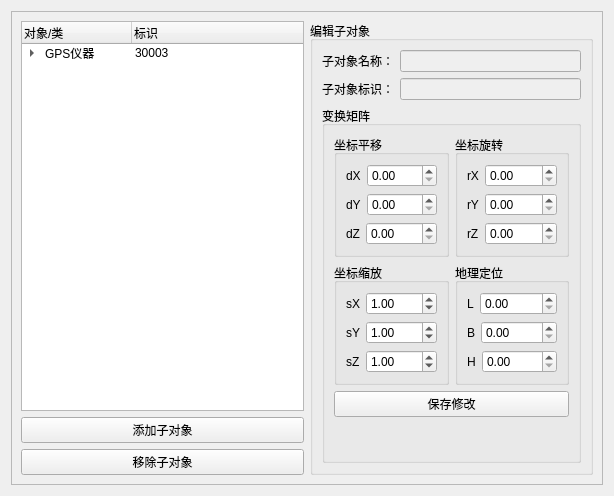
<?xml version="1.0" encoding="UTF-8"?>
<ui version="4.0">
 <class>ObjectComposeWidget</class>
 <widget class="QWidget" name="ObjectComposeWidget">
  <property name="geometry">
   <rect>
    <x>0</x>
    <y>0</y>
    <width>614</width>
    <height>496</height>
   </rect>
  </property>
  <property name="windowTitle">
   <string>对象组成结构</string>
  </property>
  <layout class="QGridLayout" name="gridLayout_10">
   <item row="0" column="0">
    <widget class="QScrollArea" name="scrollArea">
     <property name="widgetResizable">
      <bool>true</bool>
     </property>
     <widget class="QWidget" name="scrollAreaWidgetContents">
      <property name="geometry">
       <rect>
        <x>0</x>
        <y>0</y>
        <width>590</width>
        <height>472</height>
       </rect>
      </property>
      <layout class="QGridLayout" name="gridLayout_9">
       <item row="0" column="0">
        <layout class="QHBoxLayout" name="horizontalLayout">
         <item>
          <layout class="QVBoxLayout" name="verticalLayout_6">
           <item>
            <widget class="QTreeWidget" name="treeWidget">
             <attribute name="headerVisible">
              <bool>true</bool>
             </attribute>
             <attribute name="headerDefaultSectionSize">
              <number>110</number>
             </attribute>
             <attribute name="headerMinimumSectionSize">
              <number>40</number>
             </attribute>
             <column>
              <property name="text">
               <string>对象/类</string>
              </property>
             </column>
             <column>
              <property name="text">
               <string>标识</string>
              </property>
             </column>
             <item>
              <property name="text">
               <string>GPS仪器</string>
              </property>
              <property name="icon">
               <iconset resource="../ModelingTool.qrc">
                <normaloff>:/ModelingTool/Images/class.png</normaloff>:/ModelingTool/Images/class.png</iconset>
              </property>
              <property name="text">
               <string>30003</string>
              </property>
              <item>
               <property name="text">
                <string>GPS-11</string>
               </property>
               <property name="icon">
                <iconset resource="../ModelingTool.qrc">
                 <normaloff>:/ModelingTool/Images/object.png</normaloff>:/ModelingTool/Images/object.png</iconset>
               </property>
               <property name="text">
                <string>30011</string>
               </property>
              </item>
             </item>
            </widget>
           </item>
           <item>
            <widget class="QPushButton" name="pushButton_addPart">
             <property name="text">
              <string>添加子对象</string>
             </property>
             <property name="icon">
              <iconset resource="../ModelingTool.qrc">
               <normaloff>:/ModelingTool/Images/add.png</normaloff>:/ModelingTool/Images/add.png</iconset>
             </property>
            </widget>
           </item>
           <item>
            <widget class="QPushButton" name="pushButton_removePart">
             <property name="text">
              <string>移除子对象</string>
             </property>
             <property name="icon">
              <iconset resource="../ModelingTool.qrc">
               <normaloff>:/ModelingTool/Images/remove_circle.png</normaloff>:/ModelingTool/Images/remove_circle.png</iconset>
             </property>
            </widget>
           </item>
          </layout>
         </item>
         <item>
          <widget class="QGroupBox" name="groupBox">
           <property name="title">
            <string>编辑子对象</string>
           </property>
           <layout class="QGridLayout" name="gridLayout_8">
            <item row="0" column="0">
             <layout class="QVBoxLayout" name="verticalLayout_3">
              <item>
               <layout class="QGridLayout" name="gridLayout_7">
                <item row="0" column="0">
                 <widget class="QLabel" name="label">
                  <property name="text">
                   <string>子对象名称：</string>
                  </property>
                 </widget>
                </item>
                <item row="0" column="1">
                 <widget class="QLineEdit" name="lineEdit_partName">
                  <property name="enabled">
                   <bool>false</bool>
                  </property>
                 </widget>
                </item>
                <item row="1" column="0">
                 <widget class="QLabel" name="label_2">
                  <property name="text">
                   <string>子对象标识：</string>
                  </property>
                 </widget>
                </item>
                <item row="1" column="1">
                 <widget class="QLineEdit" name="lineEdit_partOID">
                  <property name="enabled">
                   <bool>false</bool>
                  </property>
                 </widget>
                </item>
               </layout>
              </item>
              <item>
               <widget class="QGroupBox" name="groupBox_3">
                <property name="title">
                 <string>变换矩阵</string>
                </property>
                <layout class="QGridLayout" name="gridLayout_6">
                 <item row="0" column="0">
                  <layout class="QGridLayout" name="gridLayout_2">
                   <item row="0" column="0">
                    <widget class="QGroupBox" name="groupBox_4">
                     <property name="title">
                      <string>坐标平移</string>
                     </property>
                     <layout class="QGridLayout" name="gridLayout">
                      <item row="0" column="0">
                       <layout class="QVBoxLayout" name="verticalLayout">
                        <item>
                         <layout class="QHBoxLayout" name="horizontalLayout_6">
                          <item>
                           <widget class="QLabel" name="label_5">
                            <property name="text">
                             <string>dX</string>
                            </property>
                           </widget>
                          </item>
                          <item>
                           <widget class="QDoubleSpinBox" name="doubleSpinBox_dX">
                            <property name="sizePolicy">
                             <sizepolicy hsizetype="Expanding" vsizetype="Fixed">
                              <horstretch>0</horstretch>
                              <verstretch>0</verstretch>
                             </sizepolicy>
                            </property>
                           </widget>
                          </item>
                         </layout>
                        </item>
                        <item>
                         <layout class="QHBoxLayout" name="horizontalLayout_10">
                          <item>
                           <widget class="QLabel" name="label_6">
                            <property name="text">
                             <string>dY</string>
                            </property>
                           </widget>
                          </item>
                          <item>
                           <widget class="QDoubleSpinBox" name="doubleSpinBox_dY">
                            <property name="sizePolicy">
                             <sizepolicy hsizetype="Expanding" vsizetype="Fixed">
                              <horstretch>0</horstretch>
                              <verstretch>0</verstretch>
                             </sizepolicy>
                            </property>
                           </widget>
                          </item>
                         </layout>
                        </item>
                        <item>
                         <layout class="QHBoxLayout" name="horizontalLayout_11">
                          <item>
                           <widget class="QLabel" name="label_7">
                            <property name="text">
                             <string>dZ</string>
                            </property>
                           </widget>
                          </item>
                          <item>
                           <widget class="QDoubleSpinBox" name="doubleSpinBox_dZ">
                            <property name="sizePolicy">
                             <sizepolicy hsizetype="Expanding" vsizetype="Fixed">
                              <horstretch>0</horstretch>
                              <verstretch>0</verstretch>
                             </sizepolicy>
                            </property>
                           </widget>
                          </item>
                         </layout>
                        </item>
                       </layout>
                      </item>
                     </layout>
                    </widget>
                   </item>
                   <item row="0" column="1">
                    <widget class="QGroupBox" name="groupBox_5">
                     <property name="title">
                      <string>坐标旋转</string>
                     </property>
                     <layout class="QGridLayout" name="gridLayout_3">
                      <item row="0" column="0">
                       <layout class="QVBoxLayout" name="verticalLayout_2">
                        <item>
                         <layout class="QHBoxLayout" name="horizontalLayout_12">
                          <item>
                           <widget class="QLabel" name="label_8">
                            <property name="text">
                             <string>rX</string>
                            </property>
                           </widget>
                          </item>
                          <item>
                           <widget class="QDoubleSpinBox" name="doubleSpinBox_rX">
                            <property name="sizePolicy">
                             <sizepolicy hsizetype="Expanding" vsizetype="Fixed">
                              <horstretch>0</horstretch>
                              <verstretch>0</verstretch>
                             </sizepolicy>
                            </property>
                           </widget>
                          </item>
                         </layout>
                        </item>
                        <item>
                         <layout class="QHBoxLayout" name="horizontalLayout_13">
                          <item>
                           <widget class="QLabel" name="label_9">
                            <property name="text">
                             <string>rY</string>
                            </property>
                           </widget>
                          </item>
                          <item>
                           <widget class="QDoubleSpinBox" name="doubleSpinBox_rY">
                            <property name="sizePolicy">
                             <sizepolicy hsizetype="Expanding" vsizetype="Fixed">
                              <horstretch>0</horstretch>
                              <verstretch>0</verstretch>
                             </sizepolicy>
                            </property>
                           </widget>
                          </item>
                         </layout>
                        </item>
                        <item>
                         <layout class="QHBoxLayout" name="horizontalLayout_14">
                          <item>
                           <widget class="QLabel" name="label_10">
                            <property name="text">
                             <string>rZ</string>
                            </property>
                           </widget>
                          </item>
                          <item>
                           <widget class="QDoubleSpinBox" name="doubleSpinBox_rZ">
                            <property name="sizePolicy">
                             <sizepolicy hsizetype="Expanding" vsizetype="Fixed">
                              <horstretch>0</horstretch>
                              <verstretch>0</verstretch>
                             </sizepolicy>
                            </property>
                           </widget>
                          </item>
                         </layout>
                        </item>
                       </layout>
                      </item>
                     </layout>
                    </widget>
                   </item>
                   <item row="1" column="0">
                    <widget class="QGroupBox" name="groupBox_6">
                     <property name="title">
                      <string>坐标缩放</string>
                     </property>
                     <layout class="QGridLayout" name="gridLayout_4">
                      <item row="0" column="0">
                       <layout class="QVBoxLayout" name="verticalLayout_4">
                        <item>
                         <layout class="QHBoxLayout" name="horizontalLayout_15">
                          <item>
                           <widget class="QLabel" name="label_11">
                            <property name="text">
                             <string>sX</string>
                            </property>
                           </widget>
                          </item>
                          <item>
                           <widget class="QDoubleSpinBox" name="doubleSpinBox_sX">
                            <property name="sizePolicy">
                             <sizepolicy hsizetype="Expanding" vsizetype="Fixed">
                              <horstretch>0</horstretch>
                              <verstretch>0</verstretch>
                             </sizepolicy>
                            </property>
                            <property name="value">
                             <double>1.000000000000000</double>
                            </property>
                           </widget>
                          </item>
                         </layout>
                        </item>
                        <item>
                         <layout class="QHBoxLayout" name="horizontalLayout_16">
                          <item>
                           <widget class="QLabel" name="label_12">
                            <property name="text">
                             <string>sY</string>
                            </property>
                           </widget>
                          </item>
                          <item>
                           <widget class="QDoubleSpinBox" name="doubleSpinBox_sY">
                            <property name="sizePolicy">
                             <sizepolicy hsizetype="Expanding" vsizetype="Fixed">
                              <horstretch>0</horstretch>
                              <verstretch>0</verstretch>
                             </sizepolicy>
                            </property>
                            <property name="value">
                             <double>1.000000000000000</double>
                            </property>
                           </widget>
                          </item>
                         </layout>
                        </item>
                        <item>
                         <layout class="QHBoxLayout" name="horizontalLayout_17">
                          <item>
                           <widget class="QLabel" name="label_13">
                            <property name="text">
                             <string>sZ</string>
                            </property>
                           </widget>
                          </item>
                          <item>
                           <widget class="QDoubleSpinBox" name="doubleSpinBox_sZ">
                            <property name="sizePolicy">
                             <sizepolicy hsizetype="Expanding" vsizetype="Fixed">
                              <horstretch>0</horstretch>
                              <verstretch>0</verstretch>
                             </sizepolicy>
                            </property>
                            <property name="value">
                             <double>1.000000000000000</double>
                            </property>
                           </widget>
                          </item>
                         </layout>
                        </item>
                       </layout>
                      </item>
                     </layout>
                    </widget>
                   </item>
                   <item row="1" column="1">
                    <widget class="QGroupBox" name="groupBox_7">
                     <property name="title">
                      <string>地理定位</string>
                     </property>
                     <layout class="QGridLayout" name="gridLayout_5">
                      <item row="0" column="0">
                       <layout class="QVBoxLayout" name="verticalLayout_5">
                        <item>
                         <layout class="QHBoxLayout" name="horizontalLayout_18">
                          <item>
                           <widget class="QLabel" name="label_14">
                            <property name="text">
                             <string>L</string>
                            </property>
                           </widget>
                          </item>
                          <item>
                           <widget class="QDoubleSpinBox" name="doubleSpinBox_sX_2">
                            <property name="sizePolicy">
                             <sizepolicy hsizetype="Expanding" vsizetype="Fixed">
                              <horstretch>0</horstretch>
                              <verstretch>0</verstretch>
                             </sizepolicy>
                            </property>
                           </widget>
                          </item>
                         </layout>
                        </item>
                        <item>
                         <layout class="QHBoxLayout" name="horizontalLayout_19">
                          <item>
                           <widget class="QLabel" name="label_15">
                            <property name="text">
                             <string>B</string>
                            </property>
                           </widget>
                          </item>
                          <item>
                           <widget class="QDoubleSpinBox" name="doubleSpinBox_sY_2">
                            <property name="sizePolicy">
                             <sizepolicy hsizetype="Expanding" vsizetype="Fixed">
                              <horstretch>0</horstretch>
                              <verstretch>0</verstretch>
                             </sizepolicy>
                            </property>
                           </widget>
                          </item>
                         </layout>
                        </item>
                        <item>
                         <layout class="QHBoxLayout" name="horizontalLayout_20">
                          <item>
                           <widget class="QLabel" name="label_16">
                            <property name="text">
                             <string>H</string>
                            </property>
                           </widget>
                          </item>
                          <item>
                           <widget class="QDoubleSpinBox" name="doubleSpinBox_sZ_2">
                            <property name="sizePolicy">
                             <sizepolicy hsizetype="Expanding" vsizetype="Fixed">
                              <horstretch>0</horstretch>
                              <verstretch>0</verstretch>
                             </sizepolicy>
                            </property>
                           </widget>
                          </item>
                         </layout>
                        </item>
                       </layout>
                      </item>
                     </layout>
                    </widget>
                   </item>
                  </layout>
                 </item>
                 <item row="2" column="0">
                  <spacer name="verticalSpacer">
                   <property name="orientation">
                    <enum>Qt::Vertical</enum>
                   </property>
                   <property name="sizeHint" stdset="0">
                    <size>
                     <width>20</width>
                     <height>40</height>
                    </size>
                   </property>
                  </spacer>
                 </item>
                 <item row="1" column="0">
                  <widget class="QPushButton" name="pushButton_saveEdit">
                   <property name="text">
                    <string>保存修改</string>
                   </property>
                   <property name="icon">
                    <iconset resource="../ModelingTool.qrc">
                     <normaloff>:/ModelingTool/Images/saveProject.png</normaloff>:/ModelingTool/Images/saveProject.png</iconset>
                   </property>
                  </widget>
                 </item>
                </layout>
               </widget>
              </item>
             </layout>
            </item>
           </layout>
          </widget>
         </item>
        </layout>
       </item>
      </layout>
     </widget>
    </widget>
   </item>
  </layout>
 </widget>
 <resources>
  <include location="../ModelingTool.qrc"/>
 </resources>
 <connections/>
</ui>
